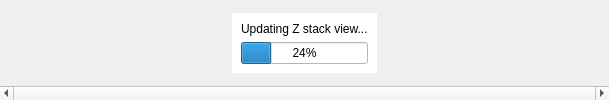
            <widget class="QWidget" name="viewerZ_Page">
             <layout class="QHBoxLayout" name="horizontalLayout_10">
              <property name="spacing">
               <number>0</number>
              </property>
              <property name="leftMargin">
               <number>0</number>
              </property>
              <property name="topMargin">
               <number>0</number>
              </property>
              <property name="rightMargin">
               <number>0</number>
              </property>
              <property name="bottomMargin">
               <number>0</number>
              </property>
              <item>
               <widget class="QFrame" name="frame_5">
                <property name="frameShape">
                 <enum>QFrame::NoFrame</enum>
                </property>
                <property name="frameShadow">
                 <enum>QFrame::Raised</enum>
                </property>
                <layout class="QVBoxLayout" name="verticalLayout_12">
                 <property name="spacing">
                  <number>0</number>
                 </property>
                 <property name="leftMargin">
                  <number>0</number>
                 </property>
                 <property name="topMargin">
                  <number>0</number>
                 </property>
                 <property name="rightMargin">
                  <number>0</number>
                 </property>
                 <property name="bottomMargin">
                  <number>0</number>
                 </property>
                 <item>
                  <widget class="NaZStackWidget" name="naZStackWidget" native="true">
                   <property name="toolTip">
                    <string>drag to pan
shift-scroll to zoom
scroll to z-scan
double-click to recenter</string>
                   </property>
                   <property name="autoFillBackground">
                    <bool>true</bool>
                   </property>
                   <layout class="QHBoxLayout" name="horizontalLayout_8">
                    <item>
                     <spacer name="horizontalSpacer_7">
                      <property name="orientation">
                       <enum>Qt::Horizontal</enum>
                      </property>
                      <property name="sizeHint" stdset="0">
                       <size>
                        <width>223</width>
                        <height>20</height>
                       </size>
                      </property>
                     </spacer>
                    </item>
                    <item>
                     <widget class="QWidget" name="progressWidgetZ" native="true">
                      <property name="sizePolicy">
                       <sizepolicy hsizetype="Preferred" vsizetype="Maximum">
                        <horstretch>0</horstretch>
                        <verstretch>0</verstretch>
                       </sizepolicy>
                      </property>
                      <property name="styleSheet">
                       <string notr="true">background-color: rgb(255, 255, 255);</string>
                      </property>
                      <layout class="QVBoxLayout" name="verticalLayout_16">
                       <item>
                        <widget class="QLabel" name="progressLabelZ">
                         <property name="text">
                          <string>Updating Z stack view...</string>
                         </property>
                        </widget>
                       </item>
                       <item>
                        <widget class="QProgressBar" name="progressBarZ">
                         <property name="value">
                          <number>24</number>
                         </property>
                        </widget>
                       </item>
                      </layout>
                     </widget>
                    </item>
                    <item>
                     <spacer name="horizontalSpacer_8">
                      <property name="orientation">
                       <enum>Qt::Horizontal</enum>
                      </property>
                      <property name="sizeHint" stdset="0">
                       <size>
                        <width>223</width>
                        <height>20</height>
                       </size>
                      </property>
                     </spacer>
                    </item>
                   </layout>
                  </widget>
                 </item>
                 <item>
                  <widget class="QScrollBar" name="ZSlice_horizontalScrollBar">
                   <property name="minimum">
                    <number>1</number>
                   </property>
                   <property name="maximum">
                    <number>1</number>
                   </property>
                   <property name="orientation">
                    <enum>Qt::Horizontal</enum>
                   </property>
                  </widget>
                 </item>
                </layout>
               </widget>
              </item>
             </layout>
            </widget>
